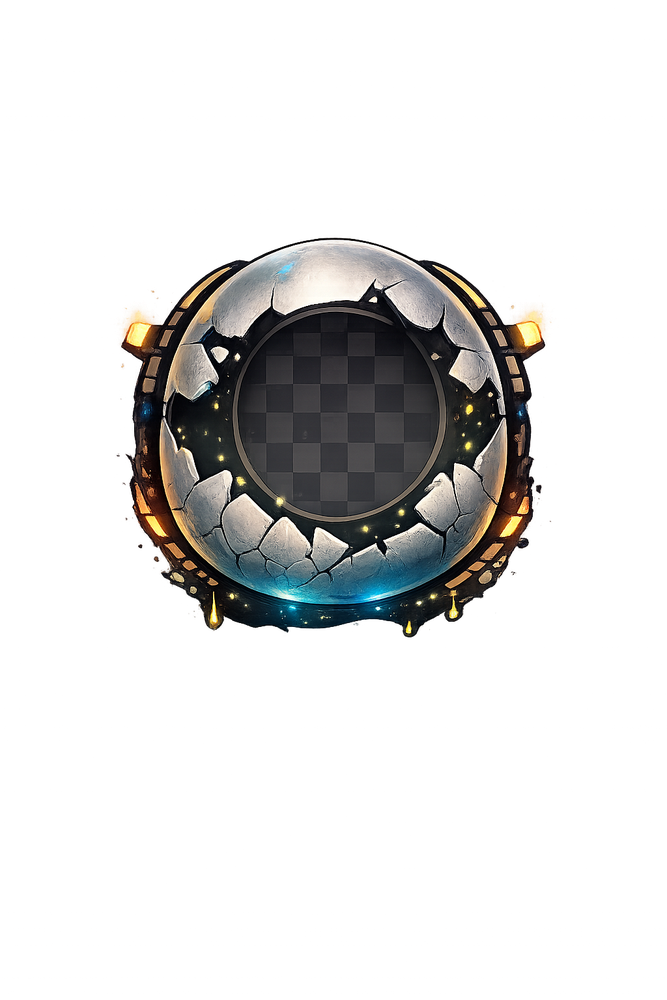
#> input picture assets/yolk_target_frame.png, 667 x 1000 px, shrunk from 1024 x 1536 before the run
$ python make_target_frame_border.py
#> lines starting #> are read from the running program, lines starting #| are printed output that depends on the picture
from __future__ import annotations

from collections import deque
from pathlib import Path

from PIL import Image


def make_border_only_frame(
    src_path: Path,
    dst_path: Path,
    *,
    square_crop: bool = True,
    tol: int = 45,
    grey_delta_max: int = 18,
    max_brightness: int = 140,
    safety_fill_ratio: float = 0.80,
) -> dict:
#> called with square_crop = True, tol = 45, grey_delta_max = 18, max_brightness = 140, safety_fill_ratio = 0.8
    img = Image.open(src_path).convert("RGBA")
#> img is the input picture: PIL image 667x1000 RGBA; mean R, G, B, A 18.3, 17.9, 17, 50.9

    if square_crop:
        w, h = img.size
#> w = 667; h = 1000
        side = min(w, h)
#> side = 667
        left = (w - side) // 2
#> left = 0
        top = (h - side) // 2
#> top = 166
        img = img.crop((left, top, left + side, top + side))
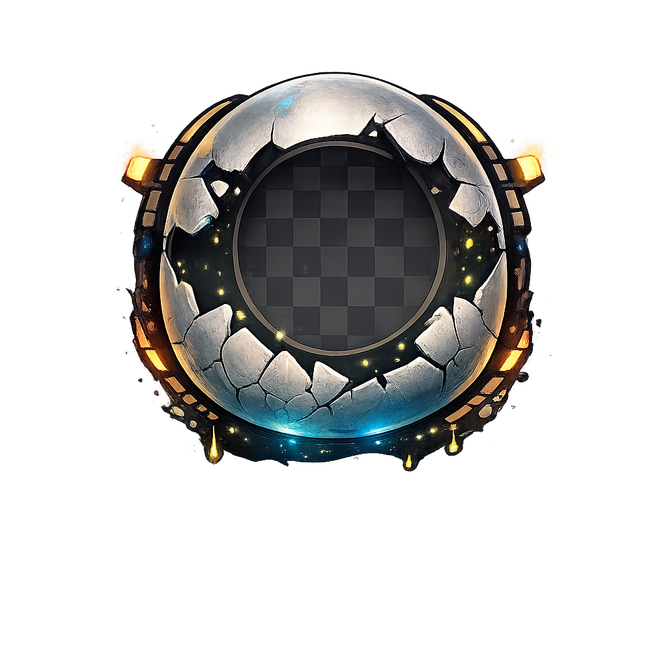
#> img: PIL image 667x667 RGBA; mean R, G, B, A 27.4, 26.9, 25.5, 76.2; transparent parts drawn white

    w, h = img.size
#> h = 667
    px = img.load()

    seed = (w // 2, h // 2)
#> seed = (333, 333)
    seed_r, seed_g, seed_b, seed_a = px[seed]
#> seed_r = 70; seed_g = 71; seed_b = 72; seed_a = 254

    def is_interior(r: int, g: int, b: int, a: int) -> bool:
        if a == 0:
            return False
        # Near-grey only (avoid cutting cyan/orange border details)
        if max(abs(r - g), abs(g - b), abs(r - b)) > grey_delta_max:
            return False
        # Must be close to the seed interior color
        if max(abs(r - seed_r), abs(g - seed_g), abs(b - seed_b)) > tol:
            return False
        # Must be fairly dark
        if (r + g + b) / 3 > max_brightness:
            return False
        return True

    visited = bytearray(w * h)

    def idx(x: int, y: int) -> int:
        return y * w + x

    q: deque[tuple[int, int]] = deque([seed])
    filled = 0
    max_fill = int(w * h * safety_fill_ratio)
#> max_fill = 355911

    while q:
        x, y = q.pop()
        if x < 0 or y < 0 or x >= w or y >= h:
            continue
        i = idx(x, y)
        if visited[i]:
            continue
        visited[i] = 1

        r, g, b, a = px[x, y]
        if not is_interior(r, g, b, a):
            continue

        px[x, y] = (r, g, b, 0)
        filled += 1

        if filled > max_fill:
            break

        q.append((x + 1, y))
        q.append((x - 1, y))
        q.append((x, y + 1))
        q.append((x, y - 1))
#> this loop made 144009 passes
#> (r, g, b, a) on passes 1 to 3: (70, 71, 72, 254), (72, 72, 75, 255), (74, 71, 75, 255)
#> after the loop, filled = 36002

    dst_path.parent.mkdir(parents=True, exist_ok=True)
    img.save(dst_path)
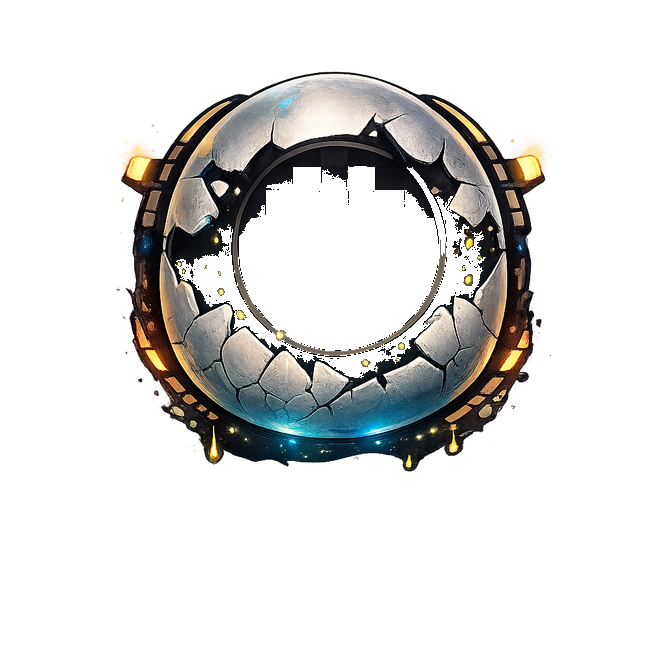
#> saved as yolk_target_frame_border.png: PIL image 667x667 RGBA; mean R, G, B, A 27.4, 26.9, 25.5, 55.6; transparent parts drawn white

    return {
        "src": str(src_path),
        "dst": str(dst_path),
        "size": (w, h),
        "seed": (seed_r, seed_g, seed_b, seed_a),
        "filled_pixels": filled,
    }


if __name__ == "__main__":
    src = Path(__file__).resolve().parents[1] / "assets" / "yolk_target_frame.png"
    dst = Path(__file__).resolve().parents[1] / "assets" / "yolk_target_frame_border.png"

    info = make_border_only_frame(src, dst)
#> info = 5 items
    print(info)
#| {'src': 'assets/yolk_target_frame.png', 'dst': 'assets/yolk_target_frame_border.png', 'size': (667, 667), 'seed': (70, 71, 72, 254), 'filled_pixels': 36002}

$ run again, with assets/crystals_frame_cyber.png copied over assets/yolk_target_frame.png
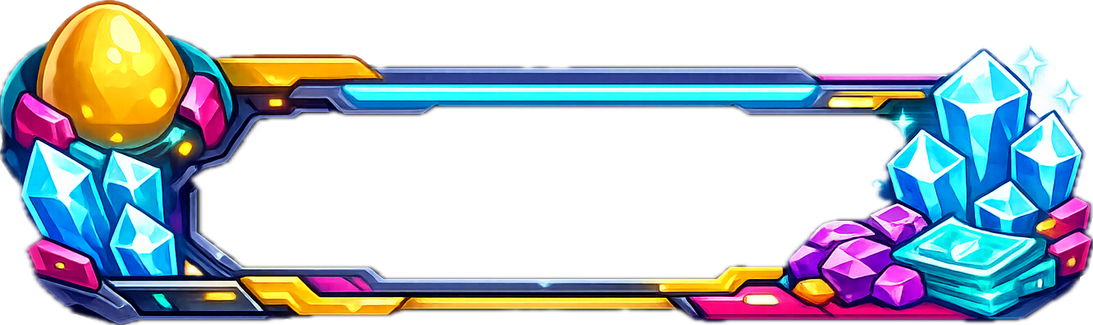
#> input picture assets/crystals_frame_cyber.png, 1093 x 325 px, shrunk from 1332 x 396 before the run
#> in make_border_only_frame, img is the input picture: PIL image 1093x325 RGBA; mean R, G, B, A 52.2, 62.1, 71.1, 117.8
#> in make_border_only_frame, `img = img.crop((left, top, left + side, top + side))`:
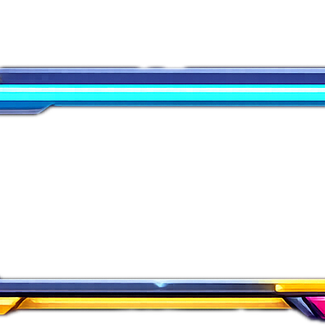
#> img: PIL image 325x325 RGBA; mean R, G, B, A 22.4, 31.9, 34.2, 56.4; transparent parts drawn white
#> seed_r = 0
#> the loop in make_border_only_frame, `while q:` made 1 pass
#> (r, g, b, a) on pass 1: (0, 0, 0, 0)
#> info = 5 items
#| {'src': 'assets/yolk_target_frame.png', 'dst': 'assets/yolk_target_frame_border.png', 'size': (325, 325), 'seed': (0, 0, 0, 0), 'filled_pixels': 0}
